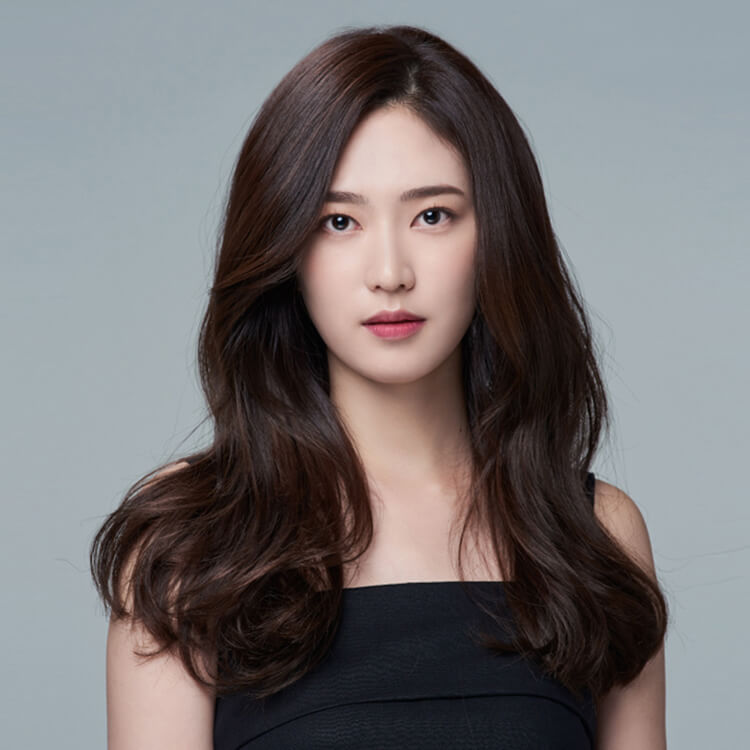
#> input picture images/model.jpg, 750 x 750 px
$ python -i morpher.py   (imports and definitions only)   (older library calls are emulated)
#> lines starting #> are read from the running program, lines starting #| are printed output that depends on the picture
# -*- coding: utf-8 -*-

import cv2
import os
import numpy as np
import time
import math

import core


# [234 lines left out: functions transformation_points, tran_similarity, correct_color, tran_src, merge_img, morph_img and 1 more, not called in this run]

>>> import cv2
>>> picture = cv2.imread('../images/model.jpg', cv2.IMREAD_GRAYSCALE)
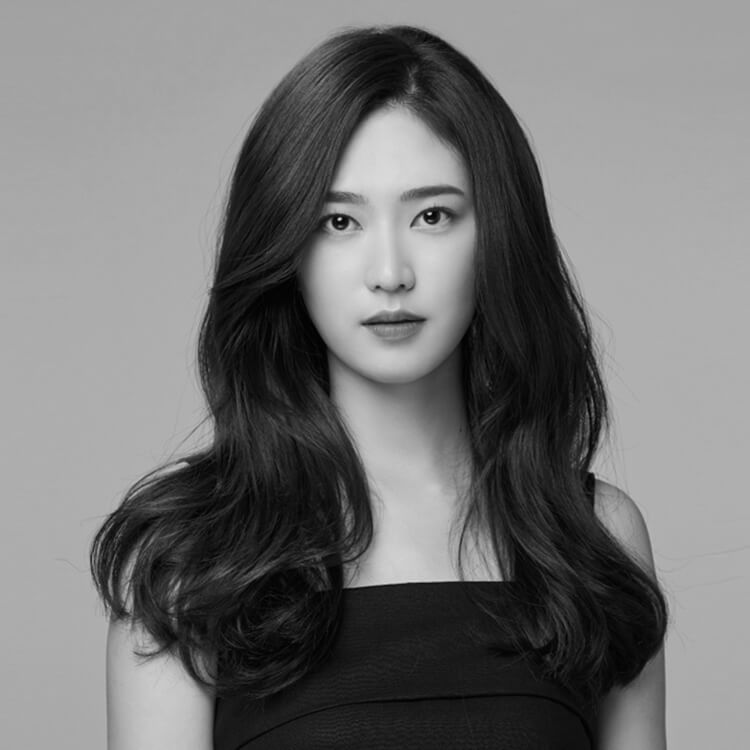
#> picture: shape (750, 750); min 0, max 224, mean 115.5
>>> result = merge_img(picture, 'out.png', 'out1.png')
#> after the loop in merge_img, `for group in overlay:`: face_mask: shape (750, 750); every value is 0
#> (the run stopped early here; a loop or call above may not have finished)
